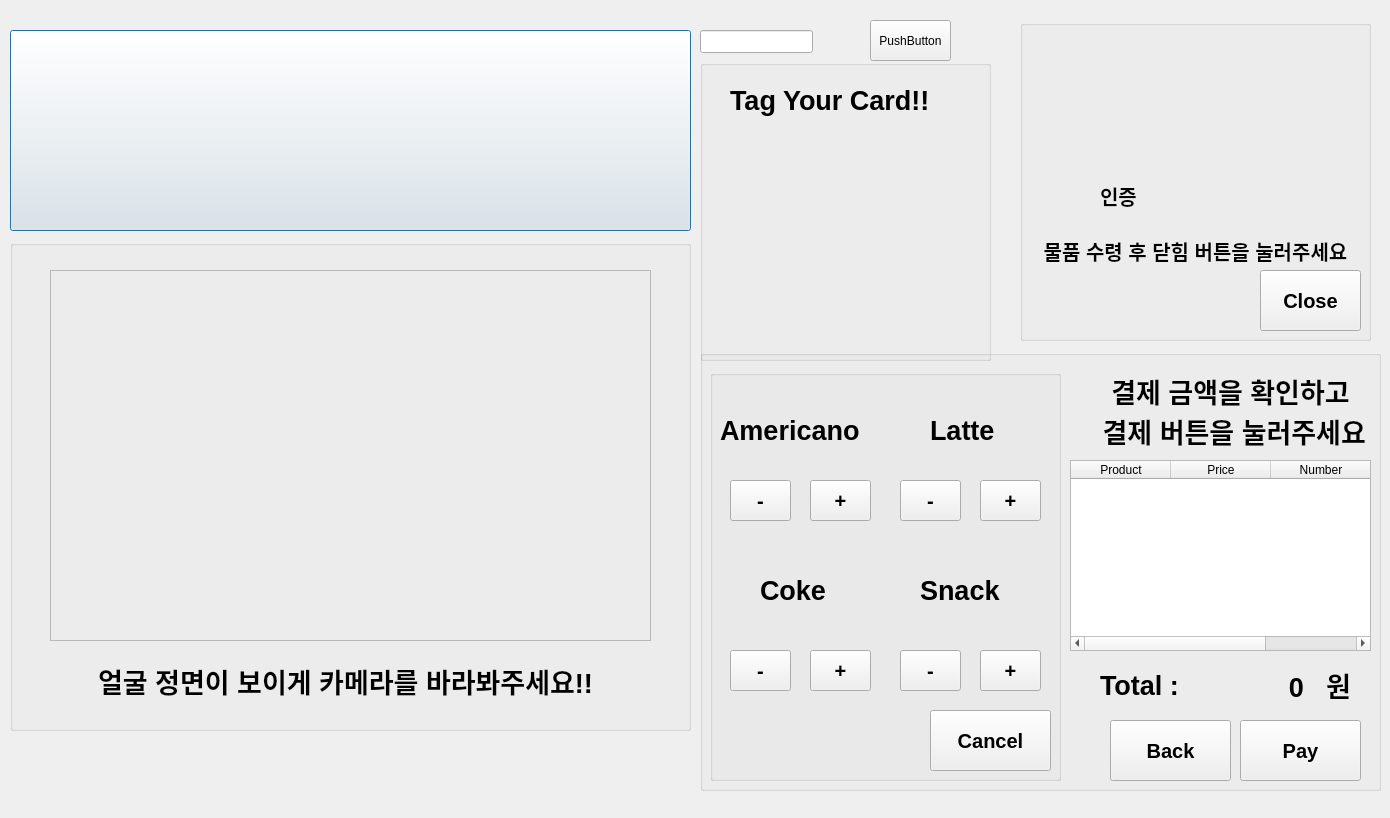
<?xml version="1.0" encoding="UTF-8"?>
<ui version="4.0">
 <class>Dialog</class>
 <widget class="QDialog" name="Dialog">
  <property name="geometry">
   <rect>
    <x>0</x>
    <y>0</y>
    <width>1390</width>
    <height>818</height>
   </rect>
  </property>
  <property name="windowTitle">
   <string>Dialog</string>
  </property>
  <property name="styleSheet">
   <string notr="true"/>
  </property>
  <widget class="QLineEdit" name="nameLine">
   <property name="geometry">
    <rect>
     <x>700</x>
     <y>30</y>
     <width>113</width>
     <height>23</height>
    </rect>
   </property>
  </widget>
  <widget class="QPushButton" name="normalBtn">
   <property name="geometry">
    <rect>
     <x>10</x>
     <y>30</y>
     <width>681</width>
     <height>201</height>
    </rect>
   </property>
   <property name="styleSheet">
    <string notr="true">image: url(:/Icon/normal.png);</string>
   </property>
   <property name="text">
    <string/>
   </property>
   <property name="default">
    <bool>false</bool>
   </property>
  </widget>
  <widget class="QGroupBox" name="cameraGroup">
   <property name="geometry">
    <rect>
     <x>10</x>
     <y>240</y>
     <width>681</width>
     <height>491</height>
    </rect>
   </property>
   <property name="title">
    <string/>
   </property>
   <widget class="QLabel" name="label">
    <property name="geometry">
     <rect>
      <x>40</x>
      <y>30</y>
      <width>601</width>
      <height>371</height>
     </rect>
    </property>
    <property name="frameShape">
     <enum>QFrame::StyledPanel</enum>
    </property>
    <property name="text">
     <string/>
    </property>
   </widget>
   <widget class="QLabel" name="faceLabel">
    <property name="geometry">
     <rect>
      <x>40</x>
      <y>420</y>
      <width>591</width>
      <height>41</height>
     </rect>
    </property>
    <property name="font">
     <font>
      <pointsize>20</pointsize>
      <weight>75</weight>
      <bold>true</bold>
     </font>
    </property>
    <property name="text">
     <string>얼굴 정면이 보이게 카메라를 바라봐주세요!!</string>
    </property>
    <property name="alignment">
     <set>Qt::AlignCenter</set>
    </property>
   </widget>
  </widget>
  <widget class="QGroupBox" name="orderGroup">
   <property name="geometry">
    <rect>
     <x>700</x>
     <y>350</y>
     <width>681</width>
     <height>441</height>
    </rect>
   </property>
   <property name="title">
    <string/>
   </property>
   <widget class="QLabel" name="totalPrice">
    <property name="geometry">
     <rect>
      <x>483</x>
      <y>312</y>
      <width>121</width>
      <height>50</height>
     </rect>
    </property>
    <property name="font">
     <font>
      <pointsize>20</pointsize>
      <weight>75</weight>
      <bold>true</bold>
     </font>
    </property>
    <property name="text">
     <string>0</string>
    </property>
    <property name="alignment">
     <set>Qt::AlignRight|Qt::AlignTrailing|Qt::AlignVCenter</set>
    </property>
   </widget>
   <widget class="QLabel" name="label_3">
    <property name="geometry">
     <rect>
      <x>400</x>
      <y>315</y>
      <width>91</width>
      <height>41</height>
     </rect>
    </property>
    <property name="font">
     <font>
      <pointsize>20</pointsize>
      <weight>75</weight>
      <bold>true</bold>
     </font>
    </property>
    <property name="text">
     <string>Total :</string>
    </property>
   </widget>
   <widget class="QLabel" name="wonLabel">
    <property name="geometry">
     <rect>
      <x>530</x>
      <y>310</y>
      <width>121</width>
      <height>50</height>
     </rect>
    </property>
    <property name="font">
     <font>
      <pointsize>20</pointsize>
      <weight>75</weight>
      <bold>true</bold>
     </font>
    </property>
    <property name="text">
     <string>원</string>
    </property>
    <property name="alignment">
     <set>Qt::AlignRight|Qt::AlignTrailing|Qt::AlignVCenter</set>
    </property>
   </widget>
   <widget class="QGroupBox" name="menuGroup">
    <property name="geometry">
     <rect>
      <x>10</x>
      <y>20</y>
      <width>351</width>
      <height>411</height>
     </rect>
    </property>
    <property name="title">
     <string/>
    </property>
    <widget class="QPushButton" name="addAmericanoBtn">
     <property name="geometry">
      <rect>
       <x>100</x>
       <y>110</y>
       <width>61</width>
       <height>41</height>
      </rect>
     </property>
     <property name="font">
      <font>
       <pointsize>15</pointsize>
       <weight>75</weight>
       <bold>true</bold>
      </font>
     </property>
     <property name="styleSheet">
      <string notr="true"/>
     </property>
     <property name="text">
      <string>+</string>
     </property>
     <property name="default">
      <bool>false</bool>
     </property>
    </widget>
    <widget class="QLabel" name="label_4">
     <property name="geometry">
      <rect>
       <x>10</x>
       <y>40</y>
       <width>171</width>
       <height>41</height>
      </rect>
     </property>
     <property name="font">
      <font>
       <pointsize>20</pointsize>
       <weight>75</weight>
       <bold>true</bold>
      </font>
     </property>
     <property name="text">
      <string>Americano</string>
     </property>
    </widget>
    <widget class="QPushButton" name="addCokeBtn">
     <property name="geometry">
      <rect>
       <x>100</x>
       <y>280</y>
       <width>61</width>
       <height>41</height>
      </rect>
     </property>
     <property name="font">
      <font>
       <pointsize>15</pointsize>
       <weight>75</weight>
       <bold>true</bold>
      </font>
     </property>
     <property name="styleSheet">
      <string notr="true"/>
     </property>
     <property name="text">
      <string>+</string>
     </property>
     <property name="default">
      <bool>false</bool>
     </property>
    </widget>
    <widget class="QPushButton" name="addSnackBtn">
     <property name="geometry">
      <rect>
       <x>270</x>
       <y>280</y>
       <width>61</width>
       <height>41</height>
      </rect>
     </property>
     <property name="font">
      <font>
       <pointsize>15</pointsize>
       <weight>75</weight>
       <bold>true</bold>
      </font>
     </property>
     <property name="styleSheet">
      <string notr="true"/>
     </property>
     <property name="text">
      <string>+</string>
     </property>
     <property name="default">
      <bool>false</bool>
     </property>
    </widget>
    <widget class="QPushButton" name="addLatteBtn">
     <property name="geometry">
      <rect>
       <x>270</x>
       <y>110</y>
       <width>61</width>
       <height>41</height>
      </rect>
     </property>
     <property name="font">
      <font>
       <pointsize>15</pointsize>
       <weight>75</weight>
       <bold>true</bold>
      </font>
     </property>
     <property name="styleSheet">
      <string notr="true"/>
     </property>
     <property name="text">
      <string>+</string>
     </property>
     <property name="default">
      <bool>false</bool>
     </property>
    </widget>
    <widget class="QPushButton" name="subAmericanoBtn">
     <property name="geometry">
      <rect>
       <x>20</x>
       <y>110</y>
       <width>61</width>
       <height>41</height>
      </rect>
     </property>
     <property name="font">
      <font>
       <pointsize>15</pointsize>
       <weight>75</weight>
       <bold>true</bold>
      </font>
     </property>
     <property name="styleSheet">
      <string notr="true"/>
     </property>
     <property name="text">
      <string>-</string>
     </property>
     <property name="autoDefault">
      <bool>true</bool>
     </property>
     <property name="default">
      <bool>false</bool>
     </property>
    </widget>
    <widget class="QPushButton" name="subCokeBtn">
     <property name="geometry">
      <rect>
       <x>20</x>
       <y>280</y>
       <width>61</width>
       <height>41</height>
      </rect>
     </property>
     <property name="font">
      <font>
       <pointsize>15</pointsize>
       <weight>75</weight>
       <bold>true</bold>
      </font>
     </property>
     <property name="styleSheet">
      <string notr="true"/>
     </property>
     <property name="text">
      <string>-</string>
     </property>
     <property name="default">
      <bool>false</bool>
     </property>
    </widget>
    <widget class="QPushButton" name="subSnackBtn">
     <property name="geometry">
      <rect>
       <x>190</x>
       <y>280</y>
       <width>61</width>
       <height>41</height>
      </rect>
     </property>
     <property name="font">
      <font>
       <pointsize>15</pointsize>
       <weight>75</weight>
       <bold>true</bold>
      </font>
     </property>
     <property name="styleSheet">
      <string notr="true"/>
     </property>
     <property name="text">
      <string>-</string>
     </property>
     <property name="default">
      <bool>false</bool>
     </property>
    </widget>
    <widget class="QPushButton" name="subLatteBtn">
     <property name="geometry">
      <rect>
       <x>190</x>
       <y>110</y>
       <width>61</width>
       <height>41</height>
      </rect>
     </property>
     <property name="font">
      <font>
       <pointsize>15</pointsize>
       <weight>75</weight>
       <bold>true</bold>
      </font>
     </property>
     <property name="styleSheet">
      <string notr="true"/>
     </property>
     <property name="text">
      <string>-</string>
     </property>
     <property name="default">
      <bool>false</bool>
     </property>
    </widget>
    <widget class="QLabel" name="label_5">
     <property name="geometry">
      <rect>
       <x>210</x>
       <y>200</y>
       <width>91</width>
       <height>41</height>
      </rect>
     </property>
     <property name="font">
      <font>
       <pointsize>20</pointsize>
       <weight>75</weight>
       <bold>true</bold>
      </font>
     </property>
     <property name="text">
      <string>Snack</string>
     </property>
    </widget>
    <widget class="QLabel" name="label_6">
     <property name="geometry">
      <rect>
       <x>50</x>
       <y>200</y>
       <width>91</width>
       <height>41</height>
      </rect>
     </property>
     <property name="font">
      <font>
       <pointsize>20</pointsize>
       <weight>75</weight>
       <bold>true</bold>
      </font>
     </property>
     <property name="text">
      <string>Coke</string>
     </property>
    </widget>
    <widget class="QLabel" name="label_7">
     <property name="geometry">
      <rect>
       <x>220</x>
       <y>40</y>
       <width>91</width>
       <height>41</height>
      </rect>
     </property>
     <property name="font">
      <font>
       <pointsize>20</pointsize>
       <weight>75</weight>
       <bold>true</bold>
      </font>
     </property>
     <property name="text">
      <string>Latte</string>
     </property>
    </widget>
    <widget class="QPushButton" name="cancelBtn">
     <property name="geometry">
      <rect>
       <x>220</x>
       <y>340</y>
       <width>121</width>
       <height>61</height>
      </rect>
     </property>
     <property name="font">
      <font>
       <pointsize>15</pointsize>
       <weight>75</weight>
       <bold>true</bold>
      </font>
     </property>
     <property name="styleSheet">
      <string notr="true"/>
     </property>
     <property name="text">
      <string>Cancel</string>
     </property>
     <property name="default">
      <bool>false</bool>
     </property>
    </widget>
   </widget>
   <widget class="QPushButton" name="backBtn">
    <property name="geometry">
     <rect>
      <x>410</x>
      <y>370</y>
      <width>121</width>
      <height>61</height>
     </rect>
    </property>
    <property name="font">
     <font>
      <pointsize>15</pointsize>
      <weight>75</weight>
      <bold>true</bold>
     </font>
    </property>
    <property name="styleSheet">
     <string notr="true"/>
    </property>
    <property name="text">
     <string>Back</string>
    </property>
    <property name="default">
     <bool>false</bool>
    </property>
   </widget>
   <widget class="QTableWidget" name="orderTable">
    <property name="geometry">
     <rect>
      <x>370</x>
      <y>110</y>
      <width>301</width>
      <height>191</height>
     </rect>
    </property>
    <column>
     <property name="text">
      <string>Product</string>
     </property>
    </column>
    <column>
     <property name="text">
      <string>Price</string>
     </property>
    </column>
    <column>
     <property name="text">
      <string>Number</string>
     </property>
    </column>
   </widget>
   <widget class="QPushButton" name="payBtn">
    <property name="geometry">
     <rect>
      <x>540</x>
      <y>370</y>
      <width>121</width>
      <height>61</height>
     </rect>
    </property>
    <property name="font">
     <font>
      <pointsize>15</pointsize>
      <weight>75</weight>
      <bold>true</bold>
     </font>
    </property>
    <property name="styleSheet">
     <string notr="true"/>
    </property>
    <property name="text">
     <string>Pay</string>
    </property>
    <property name="default">
     <bool>false</bool>
    </property>
   </widget>
   <widget class="QLabel" name="label_10">
    <property name="geometry">
     <rect>
      <x>390</x>
      <y>20</y>
      <width>281</width>
      <height>81</height>
     </rect>
    </property>
    <property name="font">
     <font>
      <pointsize>20</pointsize>
      <weight>75</weight>
      <bold>true</bold>
     </font>
    </property>
    <property name="text">
     <string>결제 금액을 확인하고
 결제 버튼을 눌러주세요</string>
    </property>
    <property name="alignment">
     <set>Qt::AlignCenter</set>
    </property>
   </widget>
  </widget>
  <widget class="QPushButton" name="testBtn">
   <property name="geometry">
    <rect>
     <x>870</x>
     <y>20</y>
     <width>81</width>
     <height>41</height>
    </rect>
   </property>
   <property name="text">
    <string>PushButton</string>
   </property>
  </widget>
  <widget class="QGroupBox" name="rfidGroup">
   <property name="geometry">
    <rect>
     <x>700</x>
     <y>60</y>
     <width>291</width>
     <height>301</height>
    </rect>
   </property>
   <property name="title">
    <string/>
   </property>
   <widget class="QLabel" name="tagLabel">
    <property name="geometry">
     <rect>
      <x>20</x>
      <y>70</y>
      <width>251</width>
      <height>181</height>
     </rect>
    </property>
    <property name="styleSheet">
     <string notr="true">image: url(:/Icon/NFC-Card.png);</string>
    </property>
    <property name="text">
     <string/>
    </property>
   </widget>
   <widget class="QLabel" name="label_8">
    <property name="geometry">
     <rect>
      <x>30</x>
      <y>20</y>
      <width>261</width>
      <height>41</height>
     </rect>
    </property>
    <property name="font">
     <font>
      <pointsize>20</pointsize>
      <weight>75</weight>
      <bold>true</bold>
     </font>
    </property>
    <property name="text">
     <string>Tag Your Card!!</string>
    </property>
   </widget>
  </widget>
  <widget class="QGroupBox" name="noticeGroup">
   <property name="geometry">
    <rect>
     <x>1020</x>
     <y>20</y>
     <width>351</width>
     <height>321</height>
    </rect>
   </property>
   <property name="title">
    <string/>
   </property>
   <widget class="QLabel" name="noticeLabel_2">
    <property name="geometry">
     <rect>
      <x>60</x>
      <y>10</y>
      <width>231</width>
      <height>191</height>
     </rect>
    </property>
    <property name="styleSheet">
     <string notr="true">image: url(:/Icon/Screenshot from 2024-05-31 11-31-46.png);</string>
    </property>
    <property name="text">
     <string/>
    </property>
   </widget>
   <widget class="QPushButton" name="closeBtn">
    <property name="geometry">
     <rect>
      <x>240</x>
      <y>250</y>
      <width>101</width>
      <height>61</height>
     </rect>
    </property>
    <property name="font">
     <font>
      <pointsize>15</pointsize>
      <weight>75</weight>
      <bold>true</bold>
     </font>
    </property>
    <property name="text">
     <string>Close</string>
    </property>
   </widget>
   <widget class="QLabel" name="label_9">
    <property name="geometry">
     <rect>
      <x>20</x>
      <y>210</y>
      <width>311</width>
      <height>41</height>
     </rect>
    </property>
    <property name="font">
     <font>
      <pointsize>15</pointsize>
      <weight>75</weight>
      <bold>true</bold>
     </font>
    </property>
    <property name="text">
     <string>물품 수령 후 닫힘 버튼을 눌러주세요</string>
    </property>
    <property name="alignment">
     <set>Qt::AlignCenter</set>
    </property>
   </widget>
   <widget class="QLabel" name="label_11">
    <property name="geometry">
     <rect>
      <x>80</x>
      <y>156</y>
      <width>40</width>
      <height>40</height>
     </rect>
    </property>
    <property name="font">
     <font>
      <pointsize>15</pointsize>
      <weight>75</weight>
      <bold>true</bold>
     </font>
    </property>
    <property name="styleSheet">
     <string notr="true">background_color: rgb(255, 255, 255)</string>
    </property>
    <property name="text">
     <string>인증</string>
    </property>
    <property name="alignment">
     <set>Qt::AlignLeading|Qt::AlignLeft|Qt::AlignVCenter</set>
    </property>
   </widget>
  </widget>
 </widget>
 <resources>
  <include location="../data/resource.qrc"/>
 </resources>
 <connections/>
</ui>
